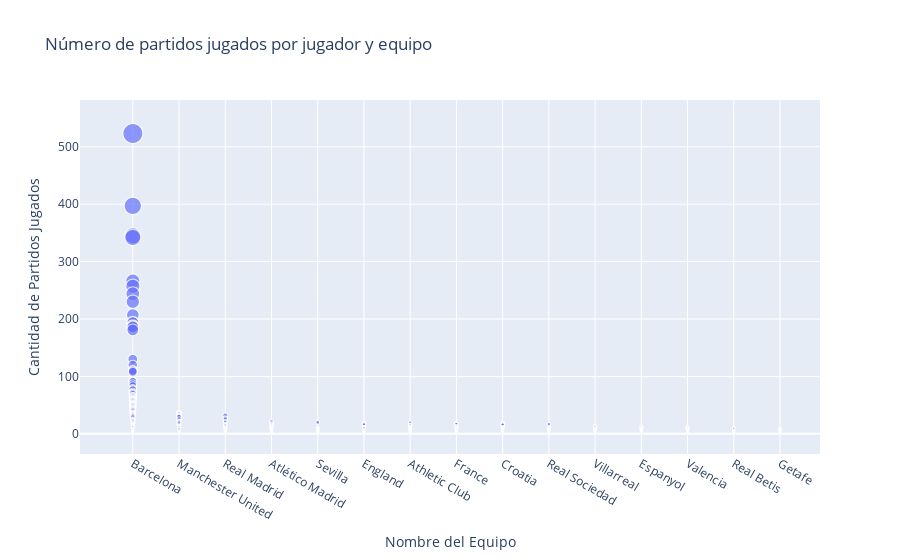

Here is the notebook cell this chart was saved with:
### Code cell
# Agrupar por 'jugador_id', 'jugador_nombre' y 'equipo_nombre'
jugadores_partidos = df_alineaciones_filtrado.groupby(['jugador_id', 'jugador_nombre', 'equipo_nombre'])

# Contar el número de partidos que ha jugado cada jugador
df_contador_partidos = jugadores_partidos['partido_id'].nunique().reset_index()

# Renombrar la columna 'partido_id' a 'numero_partidos'
df_contador_partidos = df_contador_partidos.rename(columns={'partido_id': 'numero_partidos'})

# Ordenar por 'numero_partidos' de forma descendente
df_contador_partidos = df_contador_partidos.sort_values('numero_partidos', ascending=False)

# Encontrar los 15 equipos que más aparecen
top_equipos = df_alineaciones_filtrado['equipo_nombre'].value_counts().head(15).index

# Filtrar el DataFrame para incluir solo los jugadores de los 15 equipos que más aparecen
df_contador_partidos_top_equipos = df_contador_partidos[df_contador_partidos['equipo_nombre'].isin(top_equipos)]

# Crear un gráfico de dispersión
import plotly.express as px
fig = px.scatter(df_contador_partidos_top_equipos,
                 x='equipo_nombre',
                 y='numero_partidos',
                 hover_data={'jugador_nombre':True},
                 hover_name='jugador_nombre',
                 size='numero_partidos',
                 title='Número de partidos jugados por jugador y equipo')

fig.update_traces(hovertemplate='Nombre del Jugador: %{hovertext}<br>Número de partidos: %{y}<br>Equipo: %{x}')

# Actualizar las leyendas
fig.update_layout(
    xaxis_title="Nombre del Equipo",
    yaxis_title="Cantidad de Partidos Jugados",
    legend_title="Leyenda",
)

!pip install -U kaleido
#!pip show kaleido
#fig.write_image("resources/partidos_apariciones.png")

# Mostrar el gráfico
fig.show()

### Figure 1 — Plotly figure (JSON) as saved in the notebook; plotly's stock layout.template omitted (floating-point values rounded to 4 significant figures; data arrays with more than 128 entries replaced by an {"elided": "..."} marker saying what was removed)
{"data": [{"customdata": {"elided": "1621x1 str values"}, "hovertemplate": "Nombre del Jugador: %{hovertext}<br>Número de partidos: %{y}<br>Equipo: %{x}", "hovertext": {"elided": "1621 str values"}, "legendgroup": "", "marker": {"color": "#636efa", "size": {"elided": "1621 int values"}, "sizemode": "area", "sizeref": 1.308, "symbol": "circle"}, "mode": "markers", "name": "", "showlegend": false, "x": {"elided": "1621 str values"}, "xaxis": "x", "y": {"elided": "1621 int values"}, "yaxis": "y", "type": "scattergl"}], "layout": {"xaxis": {"anchor": "y", "domain": [0.0, 1.0], "title": {"text": "Nombre del Equipo"}}, "yaxis": {"anchor": "x", "domain": [0.0, 1.0], "title": {"text": "Cantidad de Partidos Jugados"}}, "legend": {"tracegroupgap": 0, "itemsizing": "constant", "title": {"text": "Leyenda"}}, "title": {"text": "Número de partidos jugados por jugador y equipo"}}}
